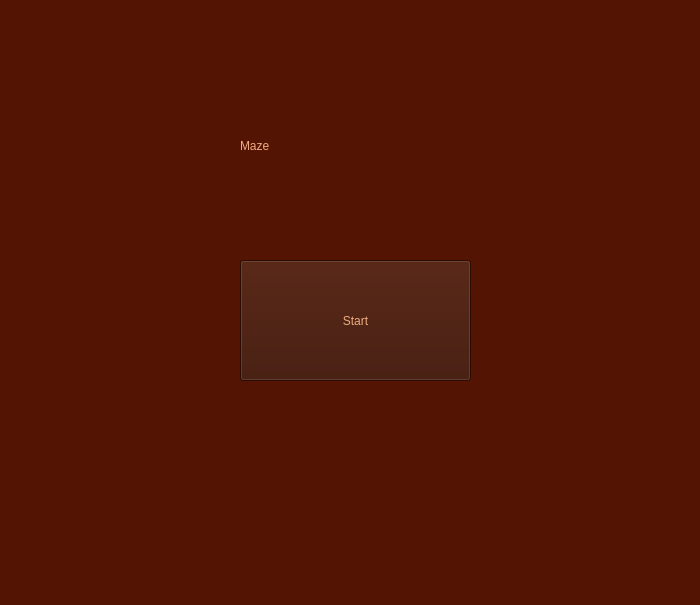
<?xml version="1.0" encoding="UTF-8"?>
<ui version="4.0">
 <class>StartForm</class>
 <widget class="QWidget" name="StartForm">
  <property name="geometry">
   <rect>
    <x>0</x>
    <y>0</y>
    <width>700</width>
    <height>605</height>
   </rect>
  </property>
  <property name="windowTitle">
   <string>Form</string>
  </property>
  <property name="styleSheet">
   <string notr="true">background-color: rgb(84, 20, 4);</string>
  </property>
  <widget class="QLabel" name="maze_label">
   <property name="geometry">
    <rect>
     <x>240</x>
     <y>110</y>
     <width>211</width>
     <height>71</height>
    </rect>
   </property>
   <property name="styleSheet">
    <string notr="true">font: 65pt &quot;Blackadder ITC&quot;;
color: rgb(238, 171, 129);</string>
   </property>
   <property name="text">
    <string>Maze</string>
   </property>
  </widget>
  <widget class="QPushButton" name="start_btn">
   <property name="geometry">
    <rect>
     <x>240</x>
     <y>260</y>
     <width>231</width>
     <height>121</height>
    </rect>
   </property>
   <property name="styleSheet">
    <string notr="true">QPushButton {
font: 26pt &quot;Agency FB&quot;;
color: rgb(238, 171, 129);
background-color: rgb(60, 17, 2);
}

QPushButton:hover {
color: rgb(200, 150, 110);
}

QPushButton:pressed {
font: 23pt;
}</string>
   </property>
   <property name="text">
    <string>Start</string>
   </property>
  </widget>
 </widget>
 <resources/>
 <connections/>
</ui>
